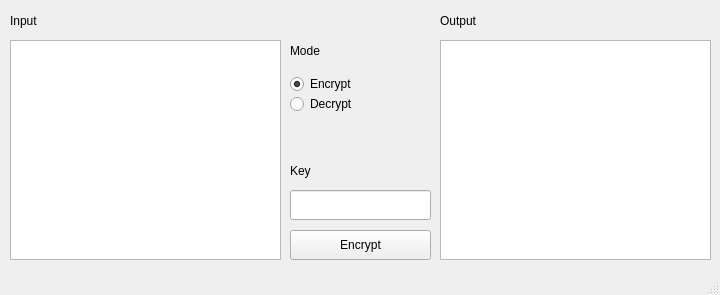
<?xml version="1.0" encoding="UTF-8"?>
<ui version="4.0">
 <class>MainWindow</class>
 <widget class="QMainWindow" name="MainWindow">
  <property name="geometry">
   <rect>
    <x>0</x>
    <y>0</y>
    <width>720</width>
    <height>295</height>
   </rect>
  </property>
  <property name="sizePolicy">
   <sizepolicy hsizetype="Fixed" vsizetype="Fixed">
    <horstretch>0</horstretch>
    <verstretch>0</verstretch>
   </sizepolicy>
  </property>
  <property name="windowTitle">
   <string>SwiftCrypt</string>
  </property>
  <widget class="QWidget" name="centralWidget">
   <widget class="QLabel" name="label">
    <property name="geometry">
     <rect>
      <x>10</x>
      <y>10</y>
      <width>67</width>
      <height>22</height>
     </rect>
    </property>
    <property name="text">
     <string>Input</string>
    </property>
   </widget>
   <widget class="QPlainTextEdit" name="inputEdit">
    <property name="geometry">
     <rect>
      <x>10</x>
      <y>40</y>
      <width>271</width>
      <height>220</height>
     </rect>
    </property>
   </widget>
   <widget class="QPlainTextEdit" name="outputArea">
    <property name="geometry">
     <rect>
      <x>440</x>
      <y>40</y>
      <width>271</width>
      <height>220</height>
     </rect>
    </property>
    <property name="readOnly">
     <bool>true</bool>
    </property>
   </widget>
   <widget class="QLineEdit" name="keyEdit">
    <property name="geometry">
     <rect>
      <x>290</x>
      <y>190</y>
      <width>141</width>
      <height>30</height>
     </rect>
    </property>
    <property name="maxLength">
     <number>64</number>
    </property>
    <property name="placeholderText">
     <string/>
    </property>
   </widget>
   <widget class="QLabel" name="label_2">
    <property name="geometry">
     <rect>
      <x>440</x>
      <y>10</y>
      <width>67</width>
      <height>22</height>
     </rect>
    </property>
    <property name="text">
     <string>Output</string>
    </property>
   </widget>
   <widget class="QPushButton" name="startButton">
    <property name="geometry">
     <rect>
      <x>290</x>
      <y>230</y>
      <width>141</width>
      <height>30</height>
     </rect>
    </property>
    <property name="text">
     <string>Encrypt</string>
    </property>
   </widget>
   <widget class="QLabel" name="label_3">
    <property name="geometry">
     <rect>
      <x>290</x>
      <y>160</y>
      <width>67</width>
      <height>22</height>
     </rect>
    </property>
    <property name="text">
     <string>Key</string>
    </property>
   </widget>
   <widget class="QLabel" name="label_4">
    <property name="geometry">
     <rect>
      <x>290</x>
      <y>40</y>
      <width>67</width>
      <height>22</height>
     </rect>
    </property>
    <property name="text">
     <string>Mode</string>
    </property>
   </widget>
   <widget class="QRadioButton" name="radio1">
    <property name="geometry">
     <rect>
      <x>290</x>
      <y>70</y>
      <width>114</width>
      <height>28</height>
     </rect>
    </property>
    <property name="text">
     <string>Encrypt</string>
    </property>
    <property name="checked">
     <bool>true</bool>
    </property>
   </widget>
   <widget class="QRadioButton" name="radio2">
    <property name="geometry">
     <rect>
      <x>290</x>
      <y>90</y>
      <width>114</width>
      <height>28</height>
     </rect>
    </property>
    <property name="text">
     <string>Decrypt</string>
    </property>
   </widget>
  </widget>
  <widget class="QStatusBar" name="statusBar"/>
 </widget>
 <layoutdefault spacing="6" margin="11"/>
 <resources/>
 <connections/>
</ui>
